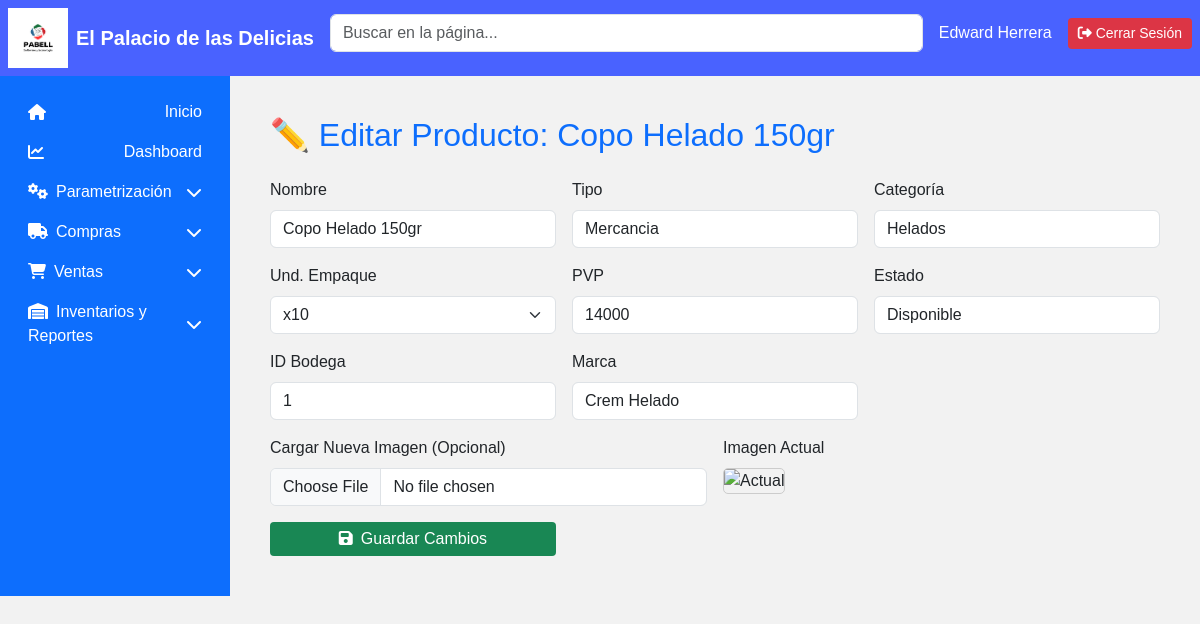
The page /modulos/logistica/crud_producto/editar_producto.php?ID_Producto=9 (signed in) on the database its author committed.
### tables this page shows
CREATE TABLE `producto` (
  `ID_Producto` int(11) NOT NULL,
  `ID_Proveedor` int(11) NOT NULL,
  `Nombre_Producto` varchar(45) NOT NULL,
  `Tipo` enum('Mercancia','Insumos','Suministros','Muebles y Enseres') NOT NULL,
  `Categoria` enum('Helados','Lacteos','Yogurt','') NOT NULL,
  `Und_Empaque` enum('Unidad','x10','x12','x24') NOT NULL,
  `Stock` int(45) NOT NULL,
  `Stock_Minimo` int(45) NOT NULL,
  `Stock_Optimo` int(45) NOT NULL,
  `Costo_Unitario` double NOT NULL,
  `PVP` double NOT NULL,
  `ID_Bodega` int(11) NOT NULL,
  `Estado` enum('Disponible','En Revisión','','') NOT NULL,
  `Marca` enum('Crem Helado','Topsy','Popsy','Pinguino') NOT NULL
);

### modulos/logistica/crud_producto/editar_producto.php (the view, shortened to what this page needs)
<?php
require_once __DIR__ . "/../../../public/html/encabezado.php";
global $conexion;
$id = isset($_GET['ID_Producto']) ? intval($_GET['ID_Producto']) : 0;
$stmt_select = $conexion->prepare("SELECT * FROM producto WHERE ID_Producto = ?");
$stmt_select->bind_param("i", $id);
$stmt_select->execute();
$res = $stmt_select->get_result();
$producto = $res->fetch_assoc();
?>
<main class="container p-4">
    <h2 class="text-primary mb-4">✏️ Editar Producto: <?= htmlspecialchars($producto['Nombre_Producto']) ?></h2>
    <form method="POST" enctype="multipart/form-data">
        <div class="row g-3">
            <div class="col-md-4">
                <label for="nombre" class="form-label">Nombre</label>
                <input type="text" name="nombre" class="form-control" value="<?= htmlspecialchars($producto['Nombre_Producto']) ?>" required>
            </div>
            <div class="col-md-4">
                <label for="tipo" class="form-label">Tipo</label>
                <input type="text" name="tipo" class="form-control" value="<?= htmlspecialchars($producto['Tipo']) ?>" required>
            </div>
            <div class="col-md-4">
                <label for="categoria" class="form-label">Categoría</label>
                <input type="text" name="categoria" class="form-control" value="<?= htmlspecialchars($producto['Categoria']) ?>" required>
            </div>
            <div class="col-md-4">
                <label for="und_empaque" class="form-label">Und. Empaque</label>
                <select name="und_empaque" class="form-select" required>
                    <?php
                    $enumQuery = $conexion->query("SHOW COLUMNS FROM producto LIKE 'Und_Empaque'");
                    $enumRow = $enumQuery->fetch_assoc();
                    preg_match("/^enum\('(.*)'\)$/", $enumRow['Type'], $matches);
                    $enumValues = explode("','", $matches[1]);
                    foreach ($enumValues as $valor) {
                        $selected = ($producto['Und_Empaque'] === $valor) ? "selected" : "";
                        echo "<option value='$valor' $selected>$valor</option>";
                    }
                    ?>
                </select>
            </div>
            <div class="col-md-4">
                <label for="pvp" class="form-label">PVP</label>
                <input type="number" step="0.01" name="pvp" class="form-control" value="<?= htmlspecialchars($producto['PVP']) ?>" required>
            </div>
            <div class="col-md-4">
                <label for="estado" class="form-label">Estado</label>
                <input type="text" name="estado" class="form-control" value="<?= htmlspecialchars($producto['Estado']) ?>" required>
            </div>
            <div class="col-md-4">
                <label for="bodega" class="form-label">ID Bodega</label>
                <input type="text" name="bodega" class="form-control" value="<?= htmlspecialchars($producto['ID_Bodega']) ?>" required>
            </div>
            <div class="col-md-4">
                <label for="marca" class="form-label">Marca</label>
                <input type="text" name="marca" class="form-control" value="<?= htmlspecialchars($producto['Marca']) ?>" required>
            </div>
            <div class="col-md-6">
                <label for="imagen_producto" class="form-label">Cargar Nueva Imagen (Opcional)</label>
                <input type="file" class="form-control" id="imagen_producto" name="imagen_producto" accept="image/jpeg, image/png">
            </div>
            <div class="col-md-6">
                <label class="form-label">Imagen Actual</label><br>
                <?php
                $rutaImagenDB = $producto['Ruta_Imagen'] ?? '';
                $imagenActualSrc = !empty($rutaImagenDB)
                    ? "../../../" . $rutaImagenDB
                    : "../../../public/img/default-product.png";
                ?>
                <img id="imagen_preview_edit" src="<?= htmlspecialchars($imagenActualSrc) ?>"
                    alt="Actual" style="max-width: 150px; height: auto; border: 1px solid #ccc; border-radius: 5px;">
            </div>
            <div class="col-md-4 d-flex align-items-end">
                <button type="submit" class="btn btn-success w-100">
                    <i class="fas fa-save me-2"></i>Guardar Cambios
                </button>
            </div>
        </div>
    </form>
</main>

### app/css/styles.css (style rules this page uses)
body { overflow-x: hidden; }

### public/html/tablas.php (style rules this page uses)
body { font-family: Arial, sans-serif; background-color: #f2f2f2; }
.btn { padding: 5px 10px; color: white; border: none; border-radius: 4px; cursor: pointer; }

### rows shown on the page
producto: Nombre_Producto "Copo Helado 150gr", nombre "Copo Helado 150gr", tipo "Mercancia", categoria "Helados", pvp "14000", estado "Disponible", bodega "1", marca "Crem Helado"

### other values the page prints
$nombreUsuario "Edward Herrera"
form field und_empaque "x10"
